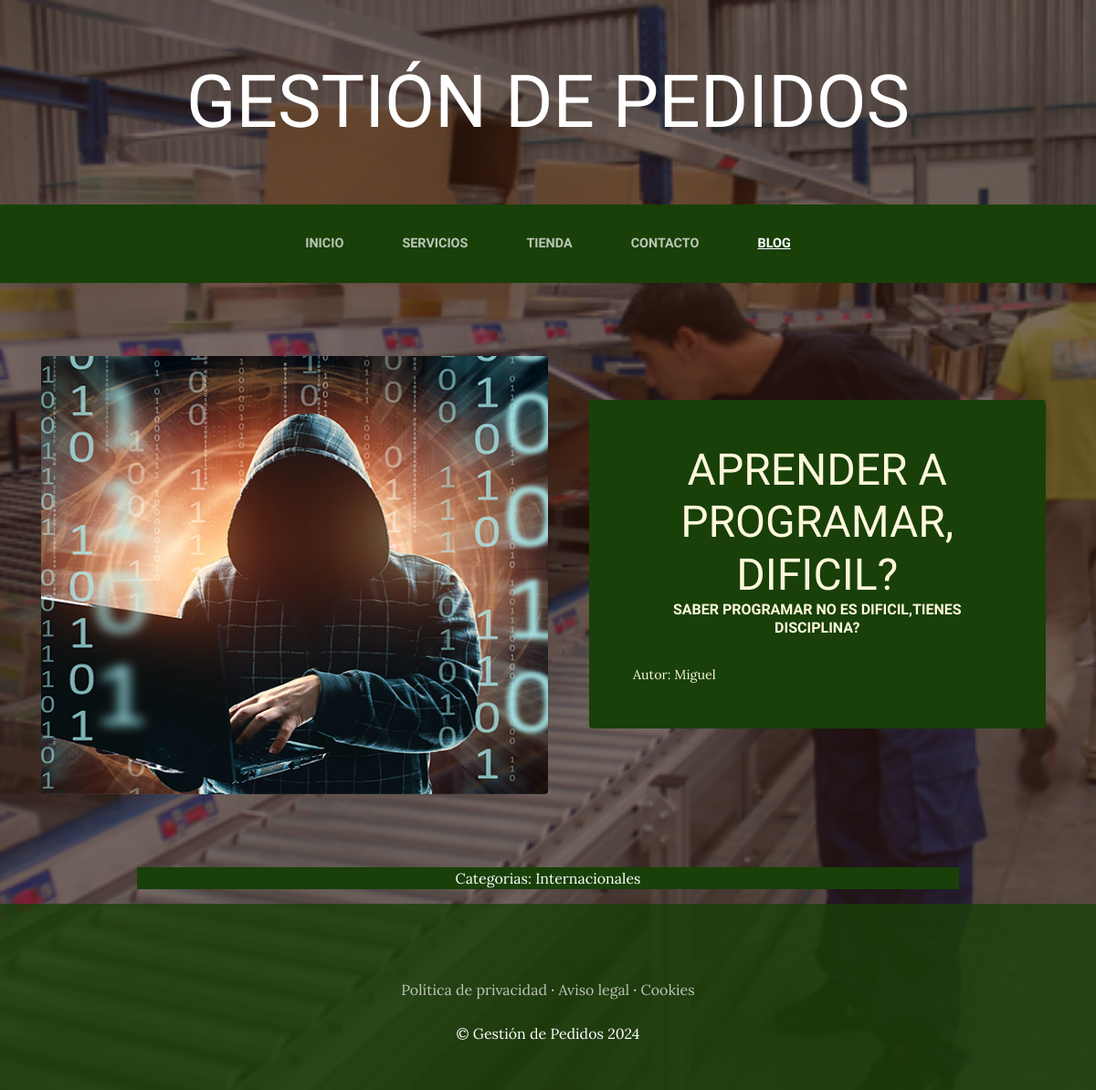
Page /blog/categoria/1 on the committed database.
### blog/models.py (models this page shows, shortened)
class Post(models.Model):
    titulo=models.CharField(max_length=50)
    contenido=models.CharField(max_length=50)
    imagen=models.ImageField(upload_to='blog', null=True, blank=True)
    autor=models.ForeignKey(User, on_delete=models.CASCADE)
    categorias=models.ManyToManyField(Categoria)
    created=models.DateTimeField(auto_now_add=True)
    updated=models.DateTimeField(auto_now_add=True)
    class Meta:
        verbose_name='post'
        verbose_name_plural='posts'

class Categoria(models.Model):
    nombre=models.CharField(max_length=50)
    created=models.DateTimeField(auto_now_add=True)
    updated=models.DateTimeField(auto_now_add=True)
    class Meta:
        verbose_name='categoria'
        verbose_name_plural='categorias'

### blog/views.py (the view)
# urls.py: path('categoria/<categoria_id>', views.categoria, name='categoria'),
def categoria(request, categoria_id):
    categoria=Categoria.objects.get(id=categoria_id)
    posts=Post.objects.filter(categorias = categoria)
    return render(request, 'blog/categorias.html', {'categoria': categoria, 'posts': posts})

### blog/Templates/blog/categorias.html (shortened to what this page needs)
{% extends "ProyectoWebApp/base.html" %}
{% load static%}
{% block content %}
{% for post in posts %}
<section class="page-section clearfix">
    <div class="container">
      <div class="intro">
        <img class="intro-img img-fluid mb-3 mb-lg-0 rounded" src="{{post.imagen.url}}" alt="" style="width: 50%; height: 60%;">
        <div class="intro-text left-0 text-center bg-faded p-5 rounded">
          <h2 class="section-heading mb-4" >
            <span class="section-heading-lower">{{post.titulo}}</span>
            <span class="section-heading-upper">{{post.contenido}}</span>
          </h2>
          <div style="text-align: left; font-size: 0.9em;">Autor: {{post.autor}}</div>
        </div>
      </div>
    </div>
  </section>
{% endfor %}
  <section>
    <div style="width: 75%; margin: auto; text-align: center; color: white; background-color: rgba(24, 64, 8);">
        Categorias:
        {% for post in posts %}
         {% for categoria in post.categorias.all%}
         {{categoria.nombre}}
         {% endfor %}
        {% endfor %}
    </div>
  </section>
{% endblock %}

### ProyectoWebApp/static/ProyectoWebApp/css/gestion.css (style rules this page uses)
body { font-family: 'Lora'; background: linear-gradient(rgba(47, 23, 15, 0.65), rgba(47, 23, 15, 0.65)), url("../img/bg_main.jpg"); background-attachment: fixed; background-position: center; background-size: cover; }
h1, h2, h3, h4, h5, h6 { font-family: 'Raleway'; }
.page-section { margin-top: 5rem; margin-bottom: 5rem; }
.section-heading { text-transform: uppercase; }
.section-heading .section-heading-upper { display: block; font-size: 1rem; font-weight: 800; padding-bottom:.5rem; }
.section-heading .section-heading-lower { display: block; font-size: 3rem; font-weight: 100; }
.bg-faded { background-color: rgba(255, 255, 255, 0.85); }
.intro { position: relative; }
@media (min-width: 992px) { .intro .intro-img { width: 75%; float: left; } }
@media (min-width: 992px) { .intro .intro-text { left: 600; width: 60%; margin-top: 3rem; background-color: rgba(24, 64, 8); color: cornsilk; position: absolute; } }
@media (min-width: 1200px) { .intro .intro-text { width: 45%; } }

### rows in the picture
Post: imagen (picture), titulo "APRENDER A PROGRAMAR, DIFICIL?", contenido "SABER PROGRAMAR NO ES DIFICIL,TIENES DISCIPLINA?", autor "Miguel"
Categoria: nombre "Internacionales"
